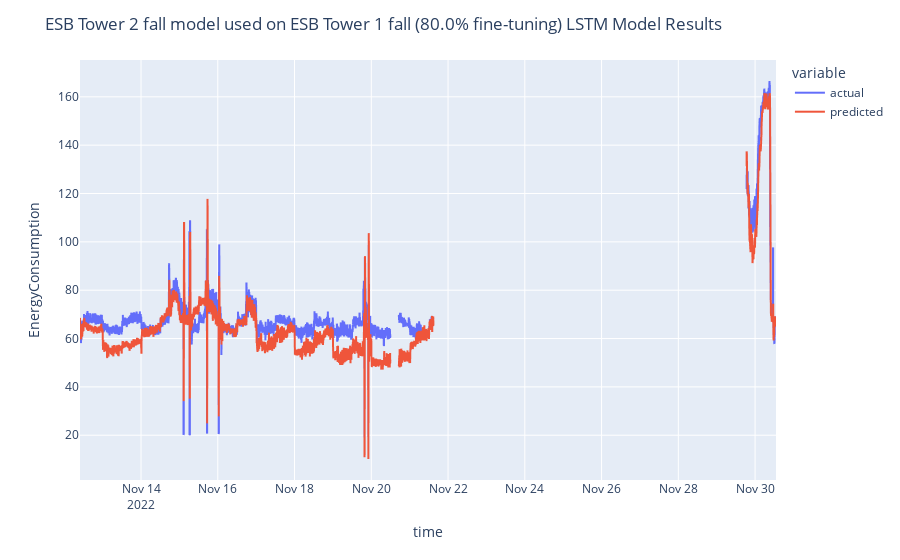

The cell this chart's notebook holds for it:
### Code cell
fig

### Figure 1 — Plotly figure (JSON) as saved in the notebook; plotly's stock layout.template omitted (floating-point values rounded to 4 significant figures; data arrays with more than 128 entries replaced by an {"elided": "..."} marker saying what was removed)
{"data": [{"hovertemplate": "variable=actual<br>index=%{x}<br>value=%{y}<extra></extra>", "legendgroup": "actual", "line": {"color": "#636efa", "dash": "solid"}, "marker": {"symbol": "circle"}, "mode": "lines", "name": "actual", "showlegend": true, "type": "scattergl", "x": {"elided": "5224 str values"}, "xaxis": "x", "y": {"elided": "5224 float values"}, "yaxis": "y"}, {"hovertemplate": "variable=predicted<br>index=%{x}<br>value=%{y}<extra></extra>", "legendgroup": "predicted", "line": {"color": "#EF553B", "dash": "solid"}, "marker": {"symbol": "circle"}, "mode": "lines", "name": "predicted", "showlegend": true, "type": "scattergl", "x": {"elided": "5224 str values"}, "xaxis": "x", "y": {"elided": "5224 float values"}, "yaxis": "y"}], "layout": {"legend": {"title": {"text": "variable"}, "tracegroupgap": 0}, "margin": {"t": 60}, "title": {"text": "ESB Tower 2 fall model used on ESB Tower 1 fall (80.0% fine-tuning) LSTM Model Results"}, "xaxis": {"anchor": "y", "domain": [0, 1], "title": {"text": "time"}}, "yaxis": {"anchor": "x", "domain": [0, 1], "title": {"text": "EnergyConsumption"}}}}
